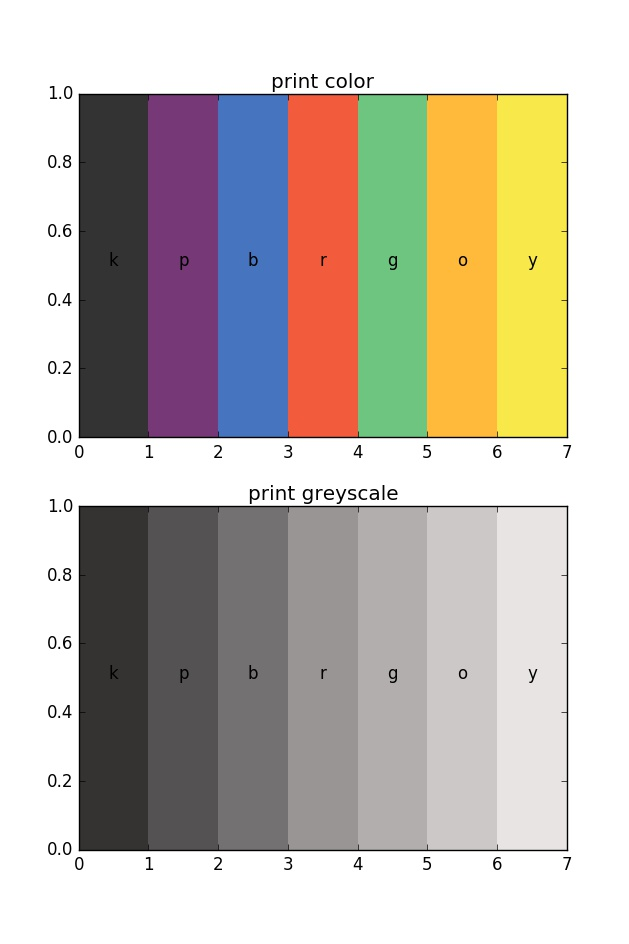

The script that saved this image:
import matplotlib.pyplot as plt
import plottools as pt



pt.color.prepare_print_scan(pt.color.default.colors)
plt.savefig('print_scan_default.jpg')

# print the image and then scan it
pt.color.analyse_print_scan('print_scan_default_inkjet.jpg',pt.color.default.colors)

pt.color.analyse_print_scan('print_scan_default_laserjet.jpg',pt.color.default.colors)

plt.show()
